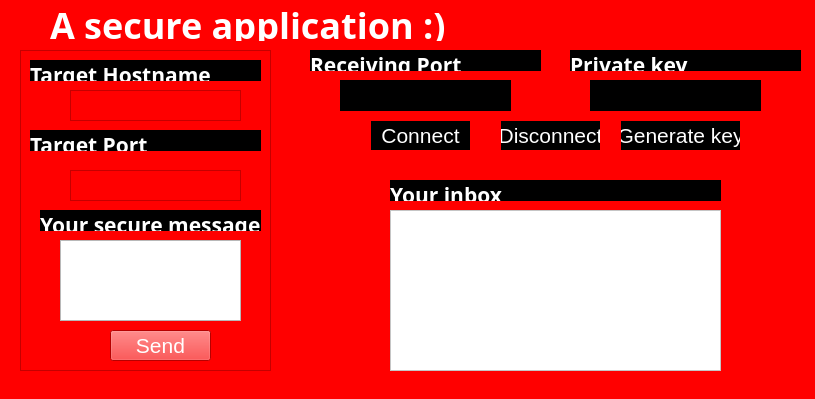
<?xml version="1.0" encoding="UTF-8"?>
<ui version="4.0">
 <class>MainWindow</class>
 <widget class="QMainWindow" name="MainWindow">
  <property name="geometry">
   <rect>
    <x>0</x>
    <y>0</y>
    <width>815</width>
    <height>399</height>
   </rect>
  </property>
  <property name="windowTitle">
   <string>MainWindow</string>
  </property>
  <property name="styleSheet">
   <string notr="true">background : url(:/images/background.jpg);
background-color: red;
background-repeat: no-repeat;
background-clip:padding-box;</string>
  </property>
  <widget class="QWidget" name="centralwidget">
   <widget class="QLabel" name="label">
    <property name="geometry">
     <rect>
      <x>50</x>
      <y>0</y>
      <width>491</width>
      <height>41</height>
     </rect>
    </property>
    <property name="font">
     <font>
      <family>MS PGothic</family>
      <pointsize>27</pointsize>
      <weight>75</weight>
      <bold>true</bold>
     </font>
    </property>
    <property name="styleSheet">
     <string notr="true">color:white;
font-size:20;
background: transparent;</string>
    </property>
    <property name="text">
     <string>A secure application :)</string>
    </property>
    <property name="textFormat">
     <enum>Qt::RichText</enum>
    </property>
   </widget>
   <widget class="QLabel" name="lblInbox">
    <property name="geometry">
     <rect>
      <x>390</x>
      <y>180</y>
      <width>331</width>
      <height>21</height>
     </rect>
    </property>
    <property name="font">
     <font>
      <family>MS PGothic</family>
      <pointsize>16</pointsize>
      <weight>75</weight>
      <bold>true</bold>
     </font>
    </property>
    <property name="styleSheet">
     <string notr="true">color:white;
font-size:20;
background:transparent;
background-color: black;</string>
    </property>
    <property name="text">
     <string>Your inbox</string>
    </property>
    <property name="textFormat">
     <enum>Qt::RichText</enum>
    </property>
   </widget>
   <widget class="QListWidget" name="lstInboxMessages">
    <property name="geometry">
     <rect>
      <x>390</x>
      <y>210</y>
      <width>331</width>
      <height>161</height>
     </rect>
    </property>
    <property name="styleSheet">
     <string notr="true">background: transparent;
background-color:white;
color: black;</string>
    </property>
   </widget>
   <widget class="QFrame" name="frame">
    <property name="geometry">
     <rect>
      <x>20</x>
      <y>50</y>
      <width>251</width>
      <height>321</height>
     </rect>
    </property>
    <property name="frameShape">
     <enum>QFrame::StyledPanel</enum>
    </property>
    <property name="frameShadow">
     <enum>QFrame::Raised</enum>
    </property>
    <widget class="QLabel" name="lblSecureMessage_2">
     <property name="geometry">
      <rect>
       <x>10</x>
       <y>10</y>
       <width>231</width>
       <height>21</height>
      </rect>
     </property>
     <property name="font">
      <font>
       <family>MS PGothic</family>
       <pointsize>16</pointsize>
       <weight>75</weight>
       <bold>true</bold>
      </font>
     </property>
     <property name="styleSheet">
      <string notr="true">color:white;
font-size:20;
background:transparent;
background-color: black;</string>
     </property>
     <property name="text">
      <string>Target Hostname</string>
     </property>
     <property name="textFormat">
      <enum>Qt::RichText</enum>
     </property>
    </widget>
    <widget class="QLabel" name="lblSecureMessage">
     <property name="geometry">
      <rect>
       <x>20</x>
       <y>160</y>
       <width>221</width>
       <height>21</height>
      </rect>
     </property>
     <property name="font">
      <font>
       <family>MS PGothic</family>
       <pointsize>16</pointsize>
       <weight>75</weight>
       <bold>true</bold>
      </font>
     </property>
     <property name="styleSheet">
      <string notr="true">color:white;
font-size:20;
background:transparent;
background-color: black;</string>
     </property>
     <property name="text">
      <string>Your secure message:</string>
     </property>
     <property name="textFormat">
      <enum>Qt::RichText</enum>
     </property>
    </widget>
    <widget class="QTextEdit" name="txtTargetHostname">
     <property name="geometry">
      <rect>
       <x>50</x>
       <y>40</y>
       <width>171</width>
       <height>31</height>
      </rect>
     </property>
     <property name="styleSheet">
      <string notr="true">color: white;</string>
     </property>
    </widget>
    <widget class="QLabel" name="lblSecureMessage_3">
     <property name="geometry">
      <rect>
       <x>10</x>
       <y>80</y>
       <width>231</width>
       <height>21</height>
      </rect>
     </property>
     <property name="font">
      <font>
       <family>MS PGothic</family>
       <pointsize>16</pointsize>
       <weight>75</weight>
       <bold>true</bold>
      </font>
     </property>
     <property name="styleSheet">
      <string notr="true">color:white;
font-size:20;
background:transparent;
background-color: black;</string>
     </property>
     <property name="text">
      <string>Target Port</string>
     </property>
     <property name="textFormat">
      <enum>Qt::RichText</enum>
     </property>
    </widget>
    <widget class="QTextEdit" name="txtTargetPort">
     <property name="geometry">
      <rect>
       <x>50</x>
       <y>120</y>
       <width>171</width>
       <height>31</height>
      </rect>
     </property>
     <property name="styleSheet">
      <string notr="true">color: white;</string>
     </property>
    </widget>
    <widget class="QPlainTextEdit" name="txtSecureMessage">
     <property name="geometry">
      <rect>
       <x>40</x>
       <y>190</y>
       <width>181</width>
       <height>81</height>
      </rect>
     </property>
     <property name="font">
      <font>
       <pointsize>16</pointsize>
      </font>
     </property>
     <property name="styleSheet">
      <string notr="true">background-color:white;
background:none;
color: black;</string>
     </property>
     <property name="plainText">
      <string/>
     </property>
    </widget>
    <widget class="QPushButton" name="btnSendMessage">
     <property name="geometry">
      <rect>
       <x>90</x>
       <y>280</y>
       <width>101</width>
       <height>31</height>
      </rect>
     </property>
     <property name="font">
      <font>
       <pointsize>16</pointsize>
      </font>
     </property>
     <property name="styleSheet">
      <string notr="true">color:white;</string>
     </property>
     <property name="text">
      <string>Send</string>
     </property>
    </widget>
   </widget>
   <widget class="QTextEdit" name="txtReceivingPort">
    <property name="geometry">
     <rect>
      <x>340</x>
      <y>80</y>
      <width>171</width>
      <height>31</height>
     </rect>
    </property>
    <property name="styleSheet">
     <string notr="true">background-color: black;
color: white;</string>
    </property>
   </widget>
   <widget class="QLabel" name="lblSecureMessage_4">
    <property name="geometry">
     <rect>
      <x>310</x>
      <y>50</y>
      <width>231</width>
      <height>21</height>
     </rect>
    </property>
    <property name="font">
     <font>
      <family>MS PGothic</family>
      <pointsize>16</pointsize>
      <weight>75</weight>
      <bold>true</bold>
     </font>
    </property>
    <property name="styleSheet">
     <string notr="true">color:white;
font-size:20;
background:transparent;
background-color: black;</string>
    </property>
    <property name="text">
     <string>Receiving Port</string>
    </property>
    <property name="textFormat">
     <enum>Qt::RichText</enum>
    </property>
   </widget>
   <widget class="QPushButton" name="btnConnect">
    <property name="geometry">
     <rect>
      <x>370</x>
      <y>120</y>
      <width>101</width>
      <height>31</height>
     </rect>
    </property>
    <property name="font">
     <font>
      <pointsize>16</pointsize>
     </font>
    </property>
    <property name="styleSheet">
     <string notr="true">color:white;
background-color: black;
border-width: 1px;
border-style: solid;
border-color: red;</string>
    </property>
    <property name="text">
     <string>Connect</string>
    </property>
   </widget>
   <widget class="QPushButton" name="btnDisconnect">
    <property name="geometry">
     <rect>
      <x>500</x>
      <y>120</y>
      <width>101</width>
      <height>31</height>
     </rect>
    </property>
    <property name="font">
     <font>
      <pointsize>16</pointsize>
     </font>
    </property>
    <property name="styleSheet">
     <string notr="true">color:white;
background-color: black;
border-width: 1px;
border-style: solid;
border-color: red;</string>
    </property>
    <property name="text">
     <string>Disconnect</string>
    </property>
   </widget>
   <widget class="QLabel" name="lblSecureMessage_5">
    <property name="geometry">
     <rect>
      <x>570</x>
      <y>50</y>
      <width>231</width>
      <height>21</height>
     </rect>
    </property>
    <property name="font">
     <font>
      <family>MS PGothic</family>
      <pointsize>16</pointsize>
      <weight>75</weight>
      <bold>true</bold>
     </font>
    </property>
    <property name="styleSheet">
     <string notr="true">color:white;
font-size:20;
background:transparent;
background-color: black;</string>
    </property>
    <property name="text">
     <string>Private key</string>
    </property>
    <property name="textFormat">
     <enum>Qt::RichText</enum>
    </property>
   </widget>
   <widget class="QTextEdit" name="txtPrivateKey">
    <property name="geometry">
     <rect>
      <x>590</x>
      <y>80</y>
      <width>171</width>
      <height>31</height>
     </rect>
    </property>
    <property name="styleSheet">
     <string notr="true">background-color: black;
color: white;</string>
    </property>
   </widget>
   <widget class="QPushButton" name="btnGenerateKey">
    <property name="geometry">
     <rect>
      <x>620</x>
      <y>120</y>
      <width>121</width>
      <height>31</height>
     </rect>
    </property>
    <property name="font">
     <font>
      <pointsize>16</pointsize>
     </font>
    </property>
    <property name="styleSheet">
     <string notr="true">color:white;
background-color: black;
border-width: 1px;
border-style: solid;
border-color: red;</string>
    </property>
    <property name="text">
     <string>Generate key</string>
    </property>
   </widget>
  </widget>
  <widget class="QStatusBar" name="statusbar"/>
 </widget>
 <resources>
  <include location="resources.qrc"/>
 </resources>
 <connections/>
</ui>
